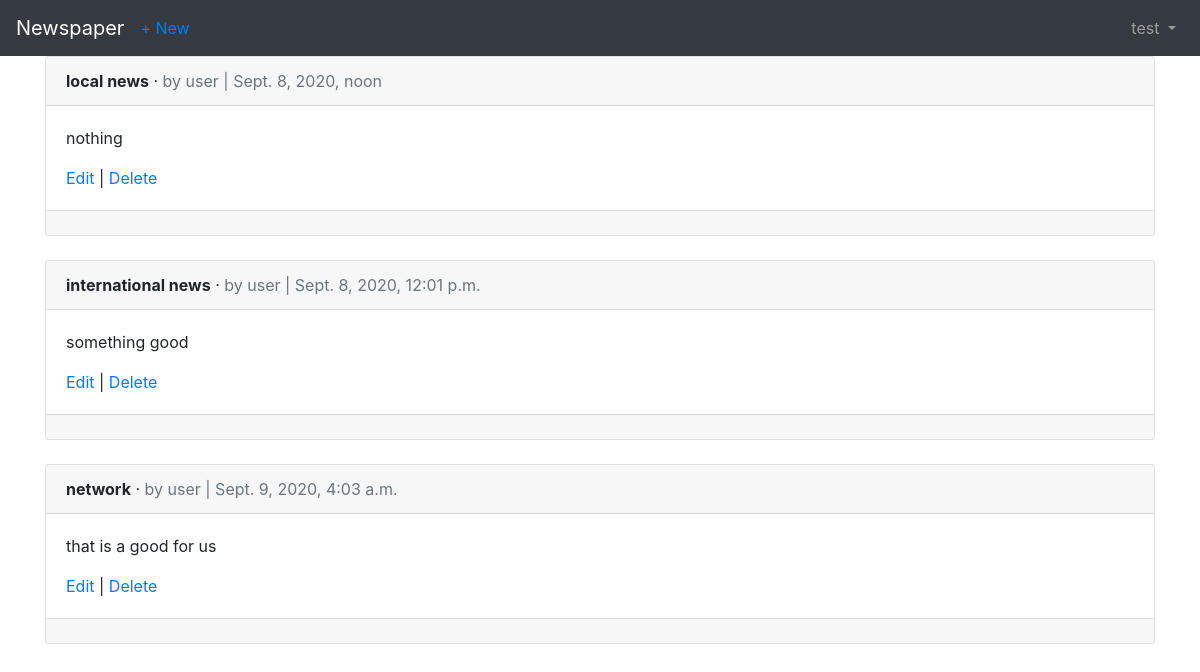
Screenshot of /articles/ (signed in) with the database file from the repository.
### users/models.py (models this page shows)
class CustomUser(AbstractUser):
    age = models.PositiveIntegerField(null=True, blank=True)

### articles/models.py (models this page shows, shortened)
class Article(models.Model):
    title = models.CharField(max_length=255)
    body = models.TextField()
    date = models.DateTimeField(auto_now_add=True)
    author = models.ForeignKey(
    get_user_model(),
    on_delete=models.CASCADE,
    )

### articles/views.py (the view)
# urls.py: path('', ArticleListView.as_view(), name='article_list'),
class ArticleListView(LoginRequiredMixin, ListView):
    model = Article
    template_name = 'article_list.html'
    login_url = 'login'

### templates/article_list.html (shortened to what this page needs)
{% extends 'base.html' %}
{% block content %}
{% for article in object_list %}
<div class="card">
<div class="card-header">
<span class="font-weight-bold">{{ article.title }}</span> &middot;
<span class="text-muted">by {{ article.author }} |
{{ article.date }}</span>
</div>
<div class="card-body">
<p>{{ article.body }}</p>
<a href="{% url 'article_edit' article.pk %}">Edit</a> |
<a href="{% url 'article_delete' article.pk %}">Delete</a>
</div>
<div class="card-footer">
</div>
</div>
<br />
{% endfor %}
{% endblock content %}

### templates/base.html (shortened to what this page needs)
<!DOCTYPE html>
<html>
<head>
  <link rel="stylesheet" href="https://stackpath.bootstrapcdn.com/bootstrap/4.5.0/css/bootstrap.min.css">
</head>
<body>
  <nav class="navbar navbar-expand-lg navbar-dark bg-dark">
    <a class="navbar-brand" href="{% url 'home' %}">Newspaper</a>
    {% if user.is_authenticated %}
      <ul class="navbar-nav mr-auto">
        <li class="nav-item"><a href="{% url 'article_new' %}">+ New</a></li>
      </ul>
    {% endif %}
    <div class="collapse navbar-collapse" id="navbarSupportedContent">
      {% if user.is_authenticated %}
        <ul class="navbar-nav ml-auto">
          <li class="nav-item">
            <a class="nav-link dropdown-toggle" href="#" id="navbarDropdown" role="button" data-toggle="dropdown" aria-haspopup="true" aria-expanded="false">
              {{ user.username }}
            </a>
          </li>
        </ul>
      {% endif %}
    </div>
  </nav>
  <main>
    <div class="container">
      {% block content %}
      {% endblock content %}
    </div>
  </main>
</body>
</html>

### rows the page displays
CustomUser: username "test"
Article: title "local news", author "user", date "Sept. 8, 2020, noon", body "nothing"
Article: title "international news", author "user", date "Sept. 8, 2020, 12:01 p.m.", body "something good"
Article: title "network", author "user", date "Sept. 9, 2020, 4:03 a.m.", body "that is a good for us"
